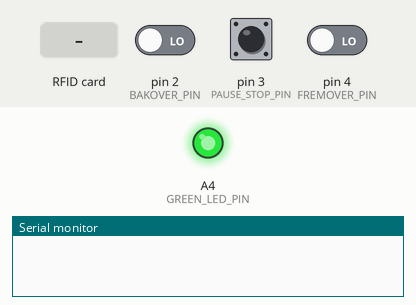
A sketch run on a simulated Arduino Uno, built with avr-gcc and run on an emulated ATmega328P. Parts: output pins drawn as LEDs (lit = HIGH), the last lines printed to the serial monitor. The test bench sets the inputs (shaded band); at power-on: pin 2 (BAKOVER_PIN) LOW, pin 3 (PAUSE_STOP_PIN) LOW, pin 4 (FREMOVER_PIN) LOW. Pins used as bus, display or sensor lines are not drawn.

Above: at 1.2 s.
1.3 s: RFID card 5E 7A 19 C4 held to the reader
At 1.45 s:
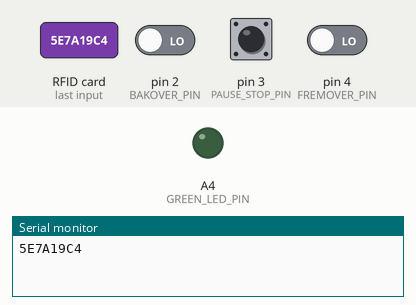
3.1 s: pin 2 (BAKOVER_PIN) driven HIGH
5.1 s: pin 3 (PAUSE_STOP_PIN) pulled HIGH for 0.15 s
6.7 s: pin 4 (FREMOVER_PIN) driven HIGH
Timing chart, 0 to 9.7 s (numbered marks = the images above; inputs shaded):
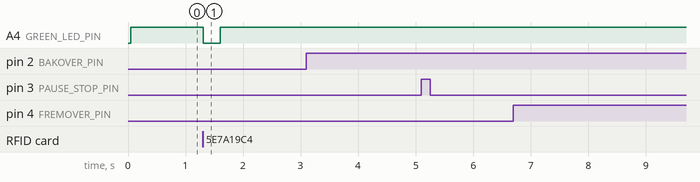

Measured:
- after the input at 1.3 s, A4 (GREEN_LED_PIN): HIGH → LOW at once, → HIGH 0.30 s later

The sketch:

ReadRFID3buttons.ino
```cpp
/*
 * Parts of this code is taken from miguelbalboa @ gitgithub.com/miguelbalboa
 * who has made the MFRC522 library
 *
 * version 0.2
 */
#include <SPI.h>
#include <MFRC522.h>


/* define pin numbers for RGB LED  */
const int RED_LED_PIN = A5;
const int GREEN_LED_PIN = A4;
const int BLUE_LED_PIN = A3;

/*Setting brightness of green pin* 100% = 255, 75% = 191, 50% = 127, 25% = 64 */
int green_bright = 130;


/* define pin numbers */
constexpr uint8_t RST_PIN = 9;
constexpr uint8_t SS_PIN = 10;

constexpr uint8_t BAKOVER_PIN = 2;
constexpr uint8_t PAUSE_STOP_PIN = 3;
constexpr uint8_t FREMOVER_PIN = 4;

/* define rf reader class */
MFRC522 rfid(SS_PIN, RST_PIN);
MFRC522::MIFARE_Key key;

/* byte array that will hold the rfid */
byte nuidPICC[7] = {0xFF};

void setup()
{
  Serial.begin(9600);
  SPI.begin();
  rfid.PCD_Init();
  /*Start green light when system is ready to read rfid*/
  analogWrite(GREEN_LED_PIN, green_bright);

  /* initialize the pushbutton pin as an inputs */
  pinMode(BAKOVER_PIN,INPUT);
  pinMode(PAUSE_STOP_PIN,INPUT);
  pinMode(FREMOVER_PIN,INPUT);
}

void loop()
{
  check_buttons();

  read_rfid();

//  setVolume();

}

void read_rfid()
{
  /* Look for new cards, if there are none exit function */
  if ( ! rfid.PICC_IsNewCardPresent()) {
    return;
  }

  /* Verify that the NUID has been read, if not exit the function */
  if ( ! rfid.PICC_ReadCardSerial()) {
    return;
  }

  for (byte i = 0; i < 7; i++) {
    nuidPICC[i] = rfid.uid.uidByte[i];
  }

  printHex(rfid.uid.uidByte, rfid.uid.size);

  /*Red pin blinks whenever rfid card has been read*/
  analogWrite(GREEN_LED_PIN, 0);
    delay(300);
  analogWrite(GREEN_LED_PIN, green_bright);
    delay(300);

  Serial.println();

  rfid.PICC_HaltA();

  rfid.PCD_StopCrypto1();
}

void check_buttons()
{
  /* check if buttons has been pressed */
  if (digitalRead(FREMOVER_PIN) == HIGH) {
    Serial.println("fremover");
    delay(500);
  }
  if (digitalRead(PAUSE_STOP_PIN) == HIGH) {
    Serial.println("pauseStopp");
    delay(500);
  }
  if (digitalRead(BAKOVER_PIN) == HIGH) {
    Serial.println("bakover");
    delay(500);
  }
}

void setVolume()
{
   int val;
   val = analogRead(A0);
   Serial.println(map(val, 0, 1023, 0, 100));
   delay(100);
}

void printHex(byte *buffer, byte bufferSize)
{
  for (byte i = 0; i < bufferSize; i++) {
    Serial.print(buffer[i] < 0x10 ? "0" : "");
    Serial.print(buffer[i], HEX);
  }
}
```
